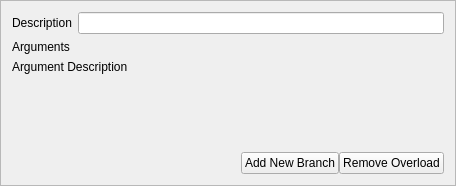
<?xml version="1.0" encoding="UTF-8"?>
<ui version="4.0">
 <class>OverloadBox</class>
 <widget class="QFrame" name="OverloadBox">
  <property name="geometry">
   <rect>
    <x>0</x>
    <y>0</y>
    <width>456</width>
    <height>186</height>
   </rect>
  </property>
  <property name="windowTitle">
   <string notr="true">Frame</string>
  </property>
  <property name="frameShape">
   <enum>QFrame::StyledPanel</enum>
  </property>
  <property name="frameShadow">
   <enum>QFrame::Sunken</enum>
  </property>
  <layout class="QVBoxLayout" name="verticalLayout">
   <item>
    <layout class="QHBoxLayout" name="horizontalLayout_5">
     <item>
      <widget class="QLabel" name="label_2">
       <property name="text">
        <string>Description</string>
       </property>
      </widget>
     </item>
     <item>
      <widget class="QLineEdit" name="descriptionBox"/>
     </item>
    </layout>
   </item>
   <item>
    <layout class="QGridLayout" name="gridLayout">
     <item row="1" column="0">
      <widget class="QLabel" name="label_4">
       <property name="text">
        <string>Argument Description</string>
       </property>
      </widget>
     </item>
     <item row="0" column="1">
      <widget class="QWidget" name="argumentsBox" native="true">
       <property name="sizePolicy">
        <sizepolicy hsizetype="Expanding" vsizetype="Preferred">
         <horstretch>0</horstretch>
         <verstretch>0</verstretch>
        </sizepolicy>
       </property>
       <layout class="QHBoxLayout" name="horizontalLayout_4">
        <property name="leftMargin">
         <number>0</number>
        </property>
        <property name="topMargin">
         <number>0</number>
        </property>
        <property name="rightMargin">
         <number>0</number>
        </property>
        <property name="bottomMargin">
         <number>0</number>
        </property>
       </layout>
      </widget>
     </item>
     <item row="0" column="0">
      <widget class="QLabel" name="label">
       <property name="text">
        <string>Arguments</string>
       </property>
      </widget>
     </item>
     <item row="0" column="2" rowspan="2">
      <layout class="QHBoxLayout" name="horizontalLayout_3">
       <property name="spacing">
        <number>0</number>
       </property>
       <item>
        <widget class="QPushButton" name="addArgButton">
         <property name="text">
          <string/>
         </property>
         <property name="icon">
          <iconset theme="list-add"/>
         </property>
         <property name="flat">
          <bool>true</bool>
         </property>
        </widget>
       </item>
       <item>
        <widget class="QPushButton" name="removeArgButton">
         <property name="text">
          <string/>
         </property>
         <property name="icon">
          <iconset theme="list-remove"/>
         </property>
         <property name="flat">
          <bool>true</bool>
         </property>
        </widget>
       </item>
      </layout>
     </item>
     <item row="1" column="1">
      <widget class="QWidget" name="argumentsDescBox" native="true">
       <layout class="QHBoxLayout" name="horizontalLayout">
        <property name="leftMargin">
         <number>0</number>
        </property>
        <property name="topMargin">
         <number>0</number>
        </property>
        <property name="rightMargin">
         <number>0</number>
        </property>
        <property name="bottomMargin">
         <number>0</number>
        </property>
       </layout>
      </widget>
     </item>
    </layout>
   </item>
   <item>
    <widget class="QWidget" name="branchesWidget" native="true">
     <layout class="QVBoxLayout" name="verticalLayout_2">
      <property name="leftMargin">
       <number>0</number>
      </property>
      <property name="topMargin">
       <number>0</number>
      </property>
      <property name="rightMargin">
       <number>0</number>
      </property>
      <property name="bottomMargin">
       <number>0</number>
      </property>
     </layout>
    </widget>
   </item>
   <item>
    <spacer name="verticalSpacer">
     <property name="orientation">
      <enum>Qt::Vertical</enum>
     </property>
     <property name="sizeHint" stdset="0">
      <size>
       <width>20</width>
       <height>0</height>
      </size>
     </property>
    </spacer>
   </item>
   <item>
    <layout class="QHBoxLayout" name="horizontalLayout_2">
     <property name="spacing">
      <number>0</number>
     </property>
     <item>
      <spacer name="horizontalSpacer">
       <property name="orientation">
        <enum>Qt::Horizontal</enum>
       </property>
       <property name="sizeHint" stdset="0">
        <size>
         <width>40</width>
         <height>20</height>
        </size>
       </property>
      </spacer>
     </item>
     <item>
      <widget class="QPushButton" name="addBranchButton">
       <property name="text">
        <string>Add New Branch</string>
       </property>
       <property name="icon">
        <iconset theme="list-add"/>
       </property>
      </widget>
     </item>
     <item>
      <widget class="QPushButton" name="removeOverloadButton">
       <property name="text">
        <string>Remove Overload</string>
       </property>
       <property name="icon">
        <iconset theme="list-remove"/>
       </property>
      </widget>
     </item>
    </layout>
   </item>
  </layout>
 </widget>
 <resources/>
 <connections/>
</ui>
